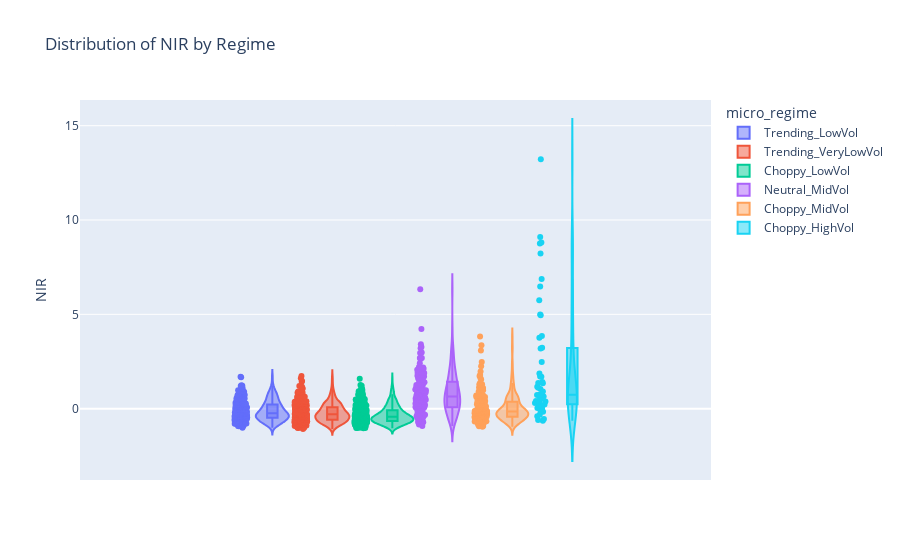
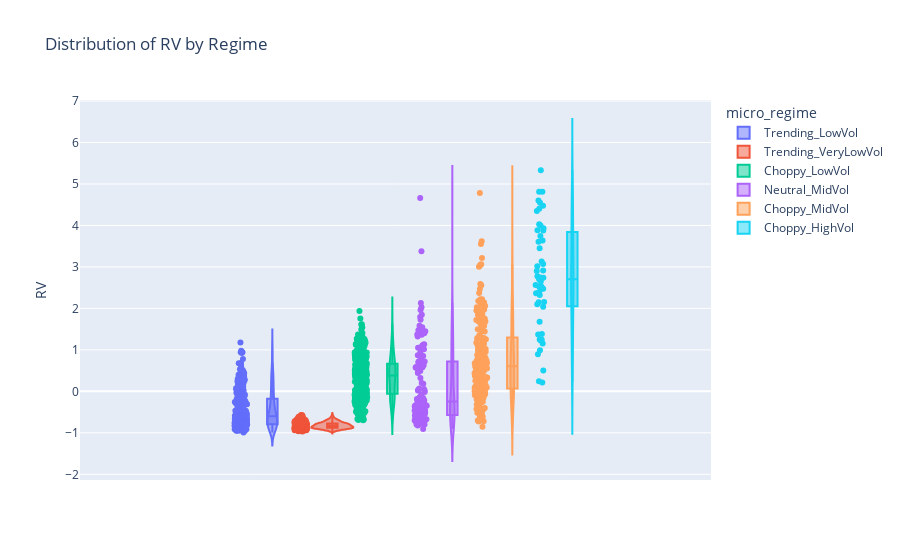
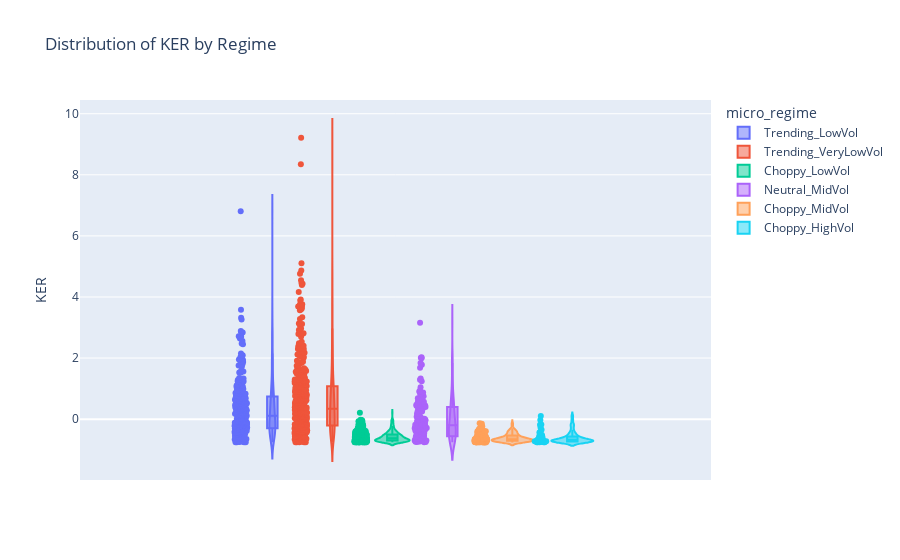
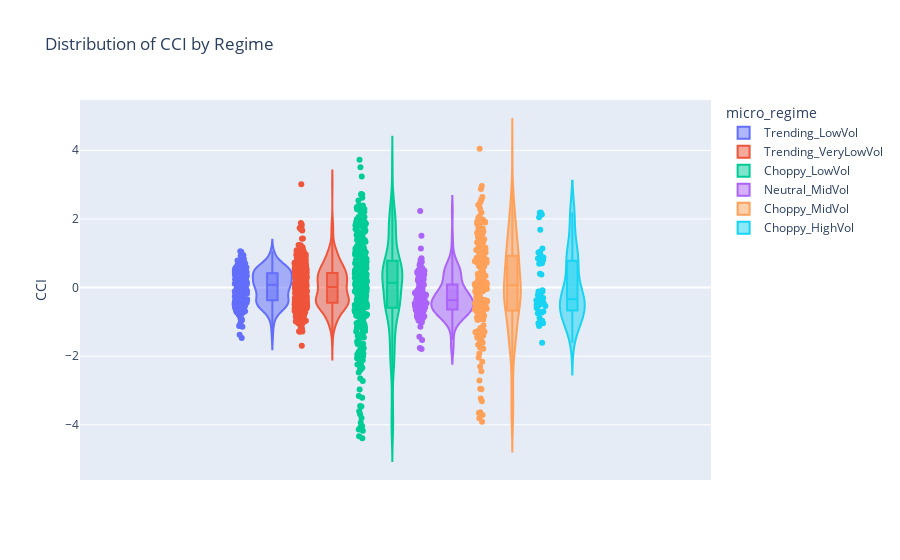

Notebook source saved alongside these figures, in order:
### Code cell
import plotly.express as px

def plot_graph_interactive(df):
    print(df["micro_regime"].value_counts())

    # ensure categorical regimes
    df = df.copy()
    df["micro_regime"] = df["micro_regime"].astype(str)

    for col in df.columns:
        if col == "micro_regime":
            continue

        if col.lower() == "close":
            # Scatter plot for Close
            fig = px.scatter(
                df,
                x=df.index,
                y=col,
                color="micro_regime",
                title=f"{col} vs Date (colored by regime)",
                labels={"x": "Date", col: col},
                opacity=0.7
            )
            fig.update_traces(marker=dict(size=4))
            fig.update_layout(
                legend_title_text="micro_regime",
                hovermode="x unified"
            )
        else:
            # Violin plot for numeric columns
            fig = px.violin(
                df,
                y=col,
                color="micro_regime",
                box=True,      # shows box inside violin
                points="all",  # show all points
                title=f"Distribution of {col} by Regime",
                hover_data=df.columns
            )
            fig.update_layout(
                legend_title_text="micro_regime"
            )

        fig.show()

# Usage
plot_graph_interactive(ufe.final_df)

### Figure 1 — Plotly figure (JSON) as saved in the notebook; plotly's stock layout.template omitted (floating-point values rounded to 4 significant figures; data arrays with more than 128 entries replaced by an {"elided": "..."} marker saying what was removed)
{"data": [{"alignmentgroup": "True", "box": {"visible": true}, "customdata": {"elided": "270x9 mixed values"}, "hovertemplate": "micro_regime=%{customdata[8]}<br>NIR=%{y}<br>RV=%{customdata[0]}<br>KER=%{customdata[1]}<br>CCI=%{customdata[2]}<br>VIX_Change=%{customdata[3]}<br>NIR_VIX=%{customdata[4]}<br>VIX_smooth=%{customdata[5]}<br>VIX_ADX=%{customdata[6]}<br>Close=%{customdata[7]}<extra></extra>", "legendgroup": "Trending_LowVol", "marker": {"color": "#636efa"}, "name": "Trending_LowVol", "offsetgroup": "Trending_LowVol", "orientation": "v", "points": "all", "scalegroup": "True", "showlegend": true, "type": "violin", "x0": " ", "xaxis": "x", "y": {"elided": "270 float values"}, "y0": " ", "yaxis": "y"}, {"alignmentgroup": "True", "box": {"visible": true}, "customdata": {"elided": "401x9 mixed values"}, "hovertemplate": "micro_regime=%{customdata[8]}<br>NIR=%{y}<br>RV=%{customdata[0]}<br>KER=%{customdata[1]}<br>CCI=%{customdata[2]}<br>VIX_Change=%{customdata[3]}<br>NIR_VIX=%{customdata[4]}<br>VIX_smooth=%{customdata[5]}<br>VIX_ADX=%{customdata[6]}<br>Close=%{customdata[7]}<extra></extra>", "legendgroup": "Trending_VeryLowVol", "marker": {"color": "#EF553B"}, "name": "Trending_VeryLowVol", "offsetgroup": "Trending_VeryLowVol", "orientation": "v", "points": "all", "scalegroup": "True", "showlegend": true, "type": "violin", "x0": " ", "xaxis": "x", "y": {"elided": "401 float values"}, "y0": " ", "yaxis": "y"}, {"alignmentgroup": "True", "box": {"visible": true}, "customdata": {"elided": "359x9 mixed values"}, "hovertemplate": "micro_regime=%{customdata[8]}<br>NIR=%{y}<br>RV=%{customdata[0]}<br>KER=%{customdata[1]}<br>CCI=%{customdata[2]}<br>VIX_Change=%{customdata[3]}<br>NIR_VIX=%{customdata[4]}<br>VIX_smooth=%{customdata[5]}<br>VIX_ADX=%{customdata[6]}<br>Close=%{customdata[7]}<extra></extra>", "legendgroup": "Choppy_LowVol", "marker": {"color": "#00cc96"}, "name": "Choppy_LowVol", "offsetgroup": "Choppy_LowVol", "orientation": "v", "points": "all", "scalegroup": "True", "showlegend": true, "type": "violin", "x0": " ", "xaxis": "x", "y": {"elided": "359 float values"}, "y0": " ", "yaxis": "y"}, {"alignmentgroup": "True", "box": {"visible": true}, "customdata": {"elided": "125x9 mixed values"}, "hovertemplate": "micro_regime=%{customdata[8]}<br>NIR=%{y}<br>RV=%{customdata[0]}<br>KER=%{customdata[1]}<br>CCI=%{customdata[2]}<br>VIX_Change=%{customdata[3]}<br>NIR_VIX=%{customdata[4]}<br>VIX_smooth=%{customdata[5]}<br>VIX_ADX=%{customdata[6]}<br>Close=%{customdata[7]}<extra></extra>", "legendgroup": "Neutral_MidVol", "marker": {"color": "#ab63fa"}, "name": "Neutral_MidVol", "offsetgroup": "Neutral_MidVol", "orientation": "v", "points": "all", "scalegroup": "True", "showlegend": true, "type": "violin", "x0": " ", "xaxis": "x", "y": [0.4426, 0.06846, 0.1441, 0.1991, 0.08343, 0.369, 1.261, 0.6323, -0.3525, 2.952, 0.6637, 1.113, 2.069, 6.326, 0.9737, -0.9249, 0.574, 0.7589, -0.07419, -0.5497, -0.2269, -0.2979, 0.6681, 0.3455, 2.113, 0.8606, 0.6005, 0.2581, 0.4628, 1.248, 0.5748, 3.206, 0.9755, 1.546, 0.2174, 0.9806, 0.7857, 2.972, 0.8463, 1.4, 1.825, 0.97, -0.0433, 0.7245, 1.701, 0.544, -0.2522, -0.081, 0.1526, 0.6492, 0.1817, -0.7028, 3.414, 0.03511, 1.896, 0.9154, 1.124, 1.021, 1.013, -0.607, -0.2633, -0.5271, -0.404, 4.221, 1.287, 0.5608, 0.2368, 1.807, 0.5472, 1.597, 0.2536, 2.705, -0.5112, 2.182, 1.029, 0.8454, 1.826, 2.203, 0.1639, 1.265, 0.07327, 0.377, 2.137, 1.124, 1.26, 1.63, 2.688, 1.898, 0.4565, 2.408, 0.03148, 2.122, 0.5935, 1.903, 0.4344, 0.8229, -0.08819, 0.3844, 0.4669, 1.245, -0.3214, -0.2087, 1.744, 1.498, -0.01082, 0.1452, 0.7147, 0.2855, 2.629, 0.2917, 2.692, 1.193, 3.271, 0.09005, -0.444, 0.02772, 1.083, -0.4305, -0.8408, -0.4195, -0.7254, -0.5425, -0.6181, 1.531, 1.309], "y0": " ", "yaxis": "y"}, {"alignmentgroup": "True", "box": {"visible": true}, "customdata": {"elided": "201x9 mixed values"}, "hovertemplate": "micro_regime=%{customdata[8]}<br>NIR=%{y}<br>RV=%{customdata[0]}<br>KER=%{customdata[1]}<br>CCI=%{customdata[2]}<br>VIX_Change=%{customdata[3]}<br>NIR_VIX=%{customdata[4]}<br>VIX_smooth=%{customdata[5]}<br>VIX_ADX=%{customdata[6]}<br>Close=%{customdata[7]}<extra></extra>", "legendgroup": "Choppy_MidVol", "marker": {"color": "#FFA15A"}, "name": "Choppy_MidVol", "offsetgroup": "Choppy_MidVol", "orientation": "v", "points": "all", "scalegroup": "True", "showlegend": true, "type": "violin", "x0": " ", "xaxis": "x", "y": {"elided": "201 float values"}, "y0": " ", "yaxis": "y"}, {"alignmentgroup": "True", "box": {"visible": true}, "customdata": {"elided": "51x9 mixed values"}, "hovertemplate": "micro_regime=%{customdata[8]}<br>NIR=%{y}<br>RV=%{customdata[0]}<br>KER=%{customdata[1]}<br>CCI=%{customdata[2]}<br>VIX_Change=%{customdata[3]}<br>NIR_VIX=%{customdata[4]}<br>VIX_smooth=%{customdata[5]}<br>VIX_ADX=%{customdata[6]}<br>Close=%{customdata[7]}<extra></extra>", "legendgroup": "Choppy_HighVol", "marker": {"color": "#19d3f3"}, "name": "Choppy_HighVol", "offsetgroup": "Choppy_HighVol", "orientation": "v", "points": "all", "scalegroup": "True", "showlegend": true, "type": "violin", "x0": " ", "xaxis": "x", "y": [1.859, 0.3969, 0.7428, -0.5483, 13.22, 3.856, 4.954, 8.219, 9.101, 8.81, 6.48, 6.872, 8.759, 4.992, 5.748, 3.19, 3.231, 1.343, 1.037, 0.2017, 0.4032, 3.753, 1.71, 1.697, 1.364, 0.3828, 0.508, -0.3223, 0.9058, 0.659, 0.3342, 1.161, -0.6412, 0.649, 1.11, 0.04086, -0.1595, 0.1254, 0.7188, 2.475, 0.6509, 0.3064, -0.5973, 0.2155, -0.4034, -0.01751, 0.01013, -0.1625, 0.7365, 1.419, 0.4056], "y0": " ", "yaxis": "y"}], "layout": {"legend": {"title": {"text": "micro_regime"}, "tracegroupgap": 0}, "title": {"text": "Distribution of NIR by Regime"}, "violinmode": "group", "xaxis": {"anchor": "y", "domain": [0, 1]}, "yaxis": {"anchor": "x", "domain": [0, 1], "title": {"text": "NIR"}}}}

### Figure 2 — Plotly figure (JSON) as saved in the notebook; plotly's stock layout.template omitted (floating-point values rounded to 4 significant figures; data arrays with more than 128 entries replaced by an {"elided": "..."} marker saying what was removed)
{"data": [{"alignmentgroup": "True", "box": {"visible": true}, "customdata": {"elided": "270x9 mixed values"}, "hovertemplate": "micro_regime=%{customdata[8]}<br>RV=%{y}<br>NIR=%{customdata[0]}<br>KER=%{customdata[1]}<br>CCI=%{customdata[2]}<br>VIX_Change=%{customdata[3]}<br>NIR_VIX=%{customdata[4]}<br>VIX_smooth=%{customdata[5]}<br>VIX_ADX=%{customdata[6]}<br>Close=%{customdata[7]}<extra></extra>", "legendgroup": "Trending_LowVol", "marker": {"color": "#636efa"}, "name": "Trending_LowVol", "offsetgroup": "Trending_LowVol", "orientation": "v", "points": "all", "scalegroup": "True", "showlegend": true, "type": "violin", "x0": " ", "xaxis": "x", "y": {"elided": "270 float values"}, "y0": " ", "yaxis": "y"}, {"alignmentgroup": "True", "box": {"visible": true}, "customdata": {"elided": "401x9 mixed values"}, "hovertemplate": "micro_regime=%{customdata[8]}<br>RV=%{y}<br>NIR=%{customdata[0]}<br>KER=%{customdata[1]}<br>CCI=%{customdata[2]}<br>VIX_Change=%{customdata[3]}<br>NIR_VIX=%{customdata[4]}<br>VIX_smooth=%{customdata[5]}<br>VIX_ADX=%{customdata[6]}<br>Close=%{customdata[7]}<extra></extra>", "legendgroup": "Trending_VeryLowVol", "marker": {"color": "#EF553B"}, "name": "Trending_VeryLowVol", "offsetgroup": "Trending_VeryLowVol", "orientation": "v", "points": "all", "scalegroup": "True", "showlegend": true, "type": "violin", "x0": " ", "xaxis": "x", "y": {"elided": "401 float values"}, "y0": " ", "yaxis": "y"}, {"alignmentgroup": "True", "box": {"visible": true}, "customdata": {"elided": "359x9 mixed values"}, "hovertemplate": "micro_regime=%{customdata[8]}<br>RV=%{y}<br>NIR=%{customdata[0]}<br>KER=%{customdata[1]}<br>CCI=%{customdata[2]}<br>VIX_Change=%{customdata[3]}<br>NIR_VIX=%{customdata[4]}<br>VIX_smooth=%{customdata[5]}<br>VIX_ADX=%{customdata[6]}<br>Close=%{customdata[7]}<extra></extra>", "legendgroup": "Choppy_LowVol", "marker": {"color": "#00cc96"}, "name": "Choppy_LowVol", "offsetgroup": "Choppy_LowVol", "orientation": "v", "points": "all", "scalegroup": "True", "showlegend": true, "type": "violin", "x0": " ", "xaxis": "x", "y": {"elided": "359 float values"}, "y0": " ", "yaxis": "y"}, {"alignmentgroup": "True", "box": {"visible": true}, "customdata": {"elided": "125x9 mixed values"}, "hovertemplate": "micro_regime=%{customdata[8]}<br>RV=%{y}<br>NIR=%{customdata[0]}<br>KER=%{customdata[1]}<br>CCI=%{customdata[2]}<br>VIX_Change=%{customdata[3]}<br>NIR_VIX=%{customdata[4]}<br>VIX_smooth=%{customdata[5]}<br>VIX_ADX=%{customdata[6]}<br>Close=%{customdata[7]}<extra></extra>", "legendgroup": "Neutral_MidVol", "marker": {"color": "#ab63fa"}, "name": "Neutral_MidVol", "offsetgroup": "Neutral_MidVol", "orientation": "v", "points": "all", "scalegroup": "True", "showlegend": true, "type": "violin", "x0": " ", "xaxis": "x", "y": [1.367, 1.32, 1.121, 0.7907, 0.01762, 0.03926, -0.5571, -0.4696, -0.5078, -0.4577, -0.4501, -0.7463, -0.5842, -0.175, -0.1408, 1.431, -0.6856, -0.5957, 0.5842, 4.662, 1.724, 0.02337, 3.377, -0.3636, -0.3173, -0.3095, -0.3738, -0.3376, -0.5694, -0.5975, -0.4864, 2.128, 1.845, -0.3401, -0.4122, -0.4057, -0.7061, -0.5404, -0.5516, -0.5585, 1.962, 1.792, -0.7464, -0.7366, -0.5878, -0.6323, -0.6635, -0.6509, -0.751, 1.581, 2.026, 1.103, -0.6594, 1.059, -0.6587, -0.7006, -0.7709, -0.6475, -0.4218, 0.5384, 1.369, -0.01491, -0.1576, -0.5462, -0.5122, 0.8529, 1.014, -0.9081, 0.5036, -0.8, -0.7799, -0.5899, -0.5732, -0.3453, -0.3349, -0.2332, 0.5745, 0.7173, 1.543, 1.478, 1.399, -0.7988, -0.6727, -0.5567, -0.5855, -0.7372, -0.7939, -0.6628, 0.7277, 0.6715, 0.5806, -0.4299, -0.2434, -0.2169, 0.05624, 0.2007, 0.3245, 0.1834, 0.6132, 0.6309, 0.4878, 0.4446, -0.07842, 1.476, 1.447, 1.136, -0.3485, -0.3366, 1.452, 0.9363, -0.6251, 0.8712, -0.2989, -0.4605, -0.4653, -0.4326, -0.8245, 1.048, 1.528, 0.7125, 0.5829, 0.701, 0.5688, 0.06623, -0.1824], "y0": " ", "yaxis": "y"}, {"alignmentgroup": "True", "box": {"visible": true}, "customdata": {"elided": "201x9 mixed values"}, "hovertemplate": "micro_regime=%{customdata[8]}<br>RV=%{y}<br>NIR=%{customdata[0]}<br>KER=%{customdata[1]}<br>CCI=%{customdata[2]}<br>VIX_Change=%{customdata[3]}<br>NIR_VIX=%{customdata[4]}<br>VIX_smooth=%{customdata[5]}<br>VIX_ADX=%{customdata[6]}<br>Close=%{customdata[7]}<extra></extra>", "legendgroup": "Choppy_MidVol", "marker": {"color": "#FFA15A"}, "name": "Choppy_MidVol", "offsetgroup": "Choppy_MidVol", "orientation": "v", "points": "all", "scalegroup": "True", "showlegend": true, "type": "violin", "x0": " ", "xaxis": "x", "y": {"elided": "201 float values"}, "y0": " ", "yaxis": "y"}, {"alignmentgroup": "True", "box": {"visible": true}, "customdata": {"elided": "51x9 mixed values"}, "hovertemplate": "micro_regime=%{customdata[8]}<br>RV=%{y}<br>NIR=%{customdata[0]}<br>KER=%{customdata[1]}<br>CCI=%{customdata[2]}<br>VIX_Change=%{customdata[3]}<br>NIR_VIX=%{customdata[4]}<br>VIX_smooth=%{customdata[5]}<br>VIX_ADX=%{customdata[6]}<br>Close=%{customdata[7]}<extra></extra>", "legendgroup": "Choppy_HighVol", "marker": {"color": "#19d3f3"}, "name": "Choppy_HighVol", "offsetgroup": "Choppy_HighVol", "orientation": "v", "points": "all", "scalegroup": "True", "showlegend": true, "type": "violin", "x0": " ", "xaxis": "x", "y": [4.474, 4.601, 4.811, 4.813, 3.071, 3.128, 2.901, 2.744, 1.675, 0.5012, 0.9918, 1.152, 1.369, 1.38, 1.252, 0.2117, 0.2411, 4.546, 5.333, 2.364, 4.35, 4.028, 4.0, 3.934, 3.452, 3.64, 3.743, 2.462, 3.017, 2.737, 2.322, 2.153, 2.099, 2.774, 3.609, 2.647, 2.701, 2.388, 2.914, 2.146, 2.04, 1.246, 1.229, 4.404, 3.878, 3.882, 0.8931, 2.563, 2.529, 2.52, 2.475], "y0": " ", "yaxis": "y"}], "layout": {"legend": {"title": {"text": "micro_regime"}, "tracegroupgap": 0}, "title": {"text": "Distribution of RV by Regime"}, "violinmode": "group", "xaxis": {"anchor": "y", "domain": [0, 1]}, "yaxis": {"anchor": "x", "domain": [0, 1], "title": {"text": "RV"}}}}

### Figure 3 — Plotly figure (JSON) as saved in the notebook; plotly's stock layout.template omitted (floating-point values rounded to 4 significant figures; data arrays with more than 128 entries replaced by an {"elided": "..."} marker saying what was removed)
{"data": [{"alignmentgroup": "True", "box": {"visible": true}, "customdata": {"elided": "270x9 mixed values"}, "hovertemplate": "micro_regime=%{customdata[8]}<br>KER=%{y}<br>NIR=%{customdata[0]}<br>RV=%{customdata[1]}<br>CCI=%{customdata[2]}<br>VIX_Change=%{customdata[3]}<br>NIR_VIX=%{customdata[4]}<br>VIX_smooth=%{customdata[5]}<br>VIX_ADX=%{customdata[6]}<br>Close=%{customdata[7]}<extra></extra>", "legendgroup": "Trending_LowVol", "marker": {"color": "#636efa"}, "name": "Trending_LowVol", "offsetgroup": "Trending_LowVol", "orientation": "v", "points": "all", "scalegroup": "True", "showlegend": true, "type": "violin", "x0": " ", "xaxis": "x", "y": {"elided": "270 float values"}, "y0": " ", "yaxis": "y"}, {"alignmentgroup": "True", "box": {"visible": true}, "customdata": {"elided": "401x9 mixed values"}, "hovertemplate": "micro_regime=%{customdata[8]}<br>KER=%{y}<br>NIR=%{customdata[0]}<br>RV=%{customdata[1]}<br>CCI=%{customdata[2]}<br>VIX_Change=%{customdata[3]}<br>NIR_VIX=%{customdata[4]}<br>VIX_smooth=%{customdata[5]}<br>VIX_ADX=%{customdata[6]}<br>Close=%{customdata[7]}<extra></extra>", "legendgroup": "Trending_VeryLowVol", "marker": {"color": "#EF553B"}, "name": "Trending_VeryLowVol", "offsetgroup": "Trending_VeryLowVol", "orientation": "v", "points": "all", "scalegroup": "True", "showlegend": true, "type": "violin", "x0": " ", "xaxis": "x", "y": {"elided": "401 float values"}, "y0": " ", "yaxis": "y"}, {"alignmentgroup": "True", "box": {"visible": true}, "customdata": {"elided": "359x9 mixed values"}, "hovertemplate": "micro_regime=%{customdata[8]}<br>KER=%{y}<br>NIR=%{customdata[0]}<br>RV=%{customdata[1]}<br>CCI=%{customdata[2]}<br>VIX_Change=%{customdata[3]}<br>NIR_VIX=%{customdata[4]}<br>VIX_smooth=%{customdata[5]}<br>VIX_ADX=%{customdata[6]}<br>Close=%{customdata[7]}<extra></extra>", "legendgroup": "Choppy_LowVol", "marker": {"color": "#00cc96"}, "name": "Choppy_LowVol", "offsetgroup": "Choppy_LowVol", "orientation": "v", "points": "all", "scalegroup": "True", "showlegend": true, "type": "violin", "x0": " ", "xaxis": "x", "y": {"elided": "359 float values"}, "y0": " ", "yaxis": "y"}, {"alignmentgroup": "True", "box": {"visible": true}, "customdata": {"elided": "125x9 mixed values"}, "hovertemplate": "micro_regime=%{customdata[8]}<br>KER=%{y}<br>NIR=%{customdata[0]}<br>RV=%{customdata[1]}<br>CCI=%{customdata[2]}<br>VIX_Change=%{customdata[3]}<br>NIR_VIX=%{customdata[4]}<br>VIX_smooth=%{customdata[5]}<br>VIX_ADX=%{customdata[6]}<br>Close=%{customdata[7]}<extra></extra>", "legendgroup": "Neutral_MidVol", "marker": {"color": "#ab63fa"}, "name": "Neutral_MidVol", "offsetgroup": "Neutral_MidVol", "orientation": "v", "points": "all", "scalegroup": "True", "showlegend": true, "type": "violin", "x0": " ", "xaxis": "x", "y": [-0.7016, -0.5796, -0.2258, -0.465, 0.02456, 0.3709, -0.1089, -0.2, -0.717, 1.993, 0.06765, 0.09069, -0.4843, 0.941, -0.628, -0.7272, 0.3639, 0.01157, -0.6581, -0.7002, -0.6037, -0.6696, -0.03207, -0.6342, -0.1066, -0.4944, -0.7224, -0.6508, -0.7144, -0.02352, -0.3797, 0.4491, -0.3231, -0.1321, -0.5766, -0.5701, 0.4424, 0.5084, -0.2299, -0.1838, 0.6746, -0.07029, -0.7226, -0.03583, 0.5348, -0.4061, -0.7273, -0.7554, 0.2793, 0.4288, 0.1792, -0.2929, 2.011, 0.3379, 1.045, 0.2622, 0.08927, 0.3671, -0.193, -0.728, -0.7039, -0.318, -0.7015, 1.68, -0.2914, 0.824, 0.09047, 0.8265, 0.1729, 1.238, -0.2466, 0.5809, -0.6267, 0.4692, -0.6398, -0.3018, 1.839, 0.8725, -0.3065, 1.292, 0.3975, -0.2339, 1.784, 0.9039, -0.7503, 0.4284, 1.333, 0.6815, -0.4495, -0.1989, -0.1512, 0.4131, -0.3428, 0.08139, -0.0206, -0.3276, -0.6865, -0.191, -0.4424, -0.4066, -0.5372, -0.3884, 0.2474, -0.3534, -0.2164, -0.3233, 0.09931, -0.4761, 3.159, -0.5982, 0.4437, -0.3131, 2.028, -0.16, -0.2691, -0.6452, 0.7525, -0.5356, -0.7481, -0.738, -0.7129, -0.5601, -0.6882, 0.49, 0.57], "y0": " ", "yaxis": "y"}, {"alignmentgroup": "True", "box": {"visible": true}, "customdata": {"elided": "201x9 mixed values"}, "hovertemplate": "micro_regime=%{customdata[8]}<br>KER=%{y}<br>NIR=%{customdata[0]}<br>RV=%{customdata[1]}<br>CCI=%{customdata[2]}<br>VIX_Change=%{customdata[3]}<br>NIR_VIX=%{customdata[4]}<br>VIX_smooth=%{customdata[5]}<br>VIX_ADX=%{customdata[6]}<br>Close=%{customdata[7]}<extra></extra>", "legendgroup": "Choppy_MidVol", "marker": {"color": "#FFA15A"}, "name": "Choppy_MidVol", "offsetgroup": "Choppy_MidVol", "orientation": "v", "points": "all", "scalegroup": "True", "showlegend": true, "type": "violin", "x0": " ", "xaxis": "x", "y": {"elided": "201 float values"}, "y0": " ", "yaxis": "y"}, {"alignmentgroup": "True", "box": {"visible": true}, "customdata": {"elided": "51x9 mixed values"}, "hovertemplate": "micro_regime=%{customdata[8]}<br>KER=%{y}<br>NIR=%{customdata[0]}<br>RV=%{customdata[1]}<br>CCI=%{customdata[2]}<br>VIX_Change=%{customdata[3]}<br>NIR_VIX=%{customdata[4]}<br>VIX_smooth=%{customdata[5]}<br>VIX_ADX=%{customdata[6]}<br>Close=%{customdata[7]}<extra></extra>", "legendgroup": "Choppy_HighVol", "marker": {"color": "#19d3f3"}, "name": "Choppy_HighVol", "offsetgroup": "Choppy_HighVol", "orientation": "v", "points": "all", "scalegroup": "True", "showlegend": true, "type": "violin", "x0": " ", "xaxis": "x", "y": [-0.7188, -0.7206, -0.7574, -0.6917, -0.2708, -0.5622, -0.5579, 0.1047, -0.3431, -0.03029, -0.4152, -0.7125, -0.184, -0.4408, -0.1717, -0.4905, -0.5832, -0.7164, -0.6705, -0.7393, -0.7114, -0.627, -0.669, -0.4891, -0.6583, -0.731, -0.7298, -0.6923, -0.6219, -0.71, -0.7215, -0.6223, -0.7467, -0.7325, -0.7244, -0.7522, -0.7079, -0.5855, -0.682, -0.6767, -0.7565, -0.7289, -0.6949, -0.7596, -0.7379, -0.7566, -0.6071, -0.7314, -0.6705, -0.6748, -0.5193], "y0": " ", "yaxis": "y"}], "layout": {"legend": {"title": {"text": "micro_regime"}, "tracegroupgap": 0}, "title": {"text": "Distribution of KER by Regime"}, "violinmode": "group", "xaxis": {"anchor": "y", "domain": [0, 1]}, "yaxis": {"anchor": "x", "domain": [0, 1], "title": {"text": "KER"}}}}

### Figure 4 — Plotly figure (JSON) as saved in the notebook; plotly's stock layout.template omitted (floating-point values rounded to 4 significant figures; data arrays with more than 128 entries replaced by an {"elided": "..."} marker saying what was removed)
{"data": [{"alignmentgroup": "True", "box": {"visible": true}, "customdata": {"elided": "270x9 mixed values"}, "hovertemplate": "micro_regime=%{customdata[8]}<br>CCI=%{y}<br>NIR=%{customdata[0]}<br>RV=%{customdata[1]}<br>KER=%{customdata[2]}<br>VIX_Change=%{customdata[3]}<br>NIR_VIX=%{customdata[4]}<br>VIX_smooth=%{customdata[5]}<br>VIX_ADX=%{customdata[6]}<br>Close=%{customdata[7]}<extra></extra>", "legendgroup": "Trending_LowVol", "marker": {"color": "#636efa"}, "name": "Trending_LowVol", "offsetgroup": "Trending_LowVol", "orientation": "v", "points": "all", "scalegroup": "True", "showlegend": true, "type": "violin", "x0": " ", "xaxis": "x", "y": {"elided": "270 float values"}, "y0": " ", "yaxis": "y"}, {"alignmentgroup": "True", "box": {"visible": true}, "customdata": {"elided": "401x9 mixed values"}, "hovertemplate": "micro_regime=%{customdata[8]}<br>CCI=%{y}<br>NIR=%{customdata[0]}<br>RV=%{customdata[1]}<br>KER=%{customdata[2]}<br>VIX_Change=%{customdata[3]}<br>NIR_VIX=%{customdata[4]}<br>VIX_smooth=%{customdata[5]}<br>VIX_ADX=%{customdata[6]}<br>Close=%{customdata[7]}<extra></extra>", "legendgroup": "Trending_VeryLowVol", "marker": {"color": "#EF553B"}, "name": "Trending_VeryLowVol", "offsetgroup": "Trending_VeryLowVol", "orientation": "v", "points": "all", "scalegroup": "True", "showlegend": true, "type": "violin", "x0": " ", "xaxis": "x", "y": {"elided": "401 float values"}, "y0": " ", "yaxis": "y"}, {"alignmentgroup": "True", "box": {"visible": true}, "customdata": {"elided": "359x9 mixed values"}, "hovertemplate": "micro_regime=%{customdata[8]}<br>CCI=%{y}<br>NIR=%{customdata[0]}<br>RV=%{customdata[1]}<br>KER=%{customdata[2]}<br>VIX_Change=%{customdata[3]}<br>NIR_VIX=%{customdata[4]}<br>VIX_smooth=%{customdata[5]}<br>VIX_ADX=%{customdata[6]}<br>Close=%{customdata[7]}<extra></extra>", "legendgroup": "Choppy_LowVol", "marker": {"color": "#00cc96"}, "name": "Choppy_LowVol", "offsetgroup": "Choppy_LowVol", "orientation": "v", "points": "all", "scalegroup": "True", "showlegend": true, "type": "violin", "x0": " ", "xaxis": "x", "y": {"elided": "359 float values"}, "y0": " ", "yaxis": "y"}, {"alignmentgroup": "True", "box": {"visible": true}, "customdata": {"elided": "125x9 mixed values"}, "hovertemplate": "micro_regime=%{customdata[8]}<br>CCI=%{y}<br>NIR=%{customdata[0]}<br>RV=%{customdata[1]}<br>KER=%{customdata[2]}<br>VIX_Change=%{customdata[3]}<br>NIR_VIX=%{customdata[4]}<br>VIX_smooth=%{customdata[5]}<br>VIX_ADX=%{customdata[6]}<br>Close=%{customdata[7]}<extra></extra>", "legendgroup": "Neutral_MidVol", "marker": {"color": "#ab63fa"}, "name": "Neutral_MidVol", "offsetgroup": "Neutral_MidVol", "orientation": "v", "points": "all", "scalegroup": "True", "showlegend": true, "type": "violin", "x0": " ", "xaxis": "x", "y": [-0.5481, -0.5714, -0.5974, -0.3785, -0.279, -0.008682, 0.6802, 0.5716, 0.4458, 0.4834, 0.5302, -0.8894, -0.4577, -0.1233, 0.8031, 0.4541, 0.1085, -1.431, -0.6843, 0.26, 0.5064, 1.507, -0.5182, -0.7025, -0.571, -0.4342, -0.4687, -0.3725, -0.3069, -0.1435, 0.3032, -0.8153, -0.785, -0.6922, -0.5806, -0.555, -0.5008, -0.3836, -0.1907, -0.05376, -0.437, -0.3721, -0.3408, -0.2016, -0.1496, -0.2125, -0.2213, -0.2813, -0.192, -0.1386, 0.2021, 0.2447, -0.1481, 0.08154, -0.01501, -0.2118, -0.5206, -1.006, -0.8691, 0.1049, 0.8506, 0.7504, 0.6989, 0.518, 0.4812, -0.6408, -0.5903, -0.8709, -0.4901, -0.7666, -0.8067, -0.7272, -0.4664, -0.7407, -0.6059, -0.2279, -0.6488, -0.616, -0.6551, -0.6017, -0.2549, 0.4084, 0.2573, -0.1462, -0.5475, 0.06736, -0.4831, -0.6957, -0.6484, -0.2239, -0.06797, -1.532, -1.146, -0.9314, 0.6565, -1.012, 0.4989, -0.1616, -0.4395, -0.4969, -0.1289, 0.3819, -0.3386, -0.8554, -0.6259, -0.8334, -0.5132, -0.4003, -0.9625, -0.9845, -1.788, -0.7384, 0.1493, -0.4518, -0.3032, 0.4735, 0.3215, -0.9952, 0.2302, -0.7221, 2.234, 1.136, -0.4194, -0.04592, -1.764], "y0": " ", "yaxis": "y"}, {"alignmentgroup": "True", "box": {"visible": true}, "customdata": {"elided": "201x9 mixed values"}, "hovertemplate": "micro_regime=%{customdata[8]}<br>CCI=%{y}<br>NIR=%{customdata[0]}<br>RV=%{customdata[1]}<br>KER=%{customdata[2]}<br>VIX_Change=%{customdata[3]}<br>NIR_VIX=%{customdata[4]}<br>VIX_smooth=%{customdata[5]}<br>VIX_ADX=%{customdata[6]}<br>Close=%{customdata[7]}<extra></extra>", "legendgroup": "Choppy_MidVol", "marker": {"color": "#FFA15A"}, "name": "Choppy_MidVol", "offsetgroup": "Choppy_MidVol", "orientation": "v", "points": "all", "scalegroup": "True", "showlegend": true, "type": "violin", "x0": " ", "xaxis": "x", "y": {"elided": "201 float values"}, "y0": " ", "yaxis": "y"}, {"alignmentgroup": "True", "box": {"visible": true}, "customdata": {"elided": "51x9 mixed values"}, "hovertemplate": "micro_regime=%{customdata[8]}<br>CCI=%{y}<br>NIR=%{customdata[0]}<br>RV=%{customdata[1]}<br>KER=%{customdata[2]}<br>VIX_Change=%{customdata[3]}<br>NIR_VIX=%{customdata[4]}<br>VIX_smooth=%{customdata[5]}<br>VIX_ADX=%{customdata[6]}<br>Close=%{customdata[7]}<extra></extra>", "legendgroup": "Choppy_HighVol", "marker": {"color": "#19d3f3"}, "name": "Choppy_HighVol", "offsetgroup": "Choppy_HighVol", "orientation": "v", "points": "all", "scalegroup": "True", "showlegend": true, "type": "violin", "x0": " ", "xaxis": "x", "y": [-1.608, -0.8836, -0.115, -0.1221, -1.122, -1.042, -0.9673, -1.001, -1.039, -0.7513, -0.9983, -0.9691, -0.7095, -0.4668, -0.3392, -0.4826, -0.3051, 1.686, 1.024, 0.9681, -0.5039, -0.5446, -0.5959, -0.4977, -0.369, 0.3774, 1.045, 1.141, -0.5382, -0.6947, -0.7254, 2.132, 2.186, 0.8778, -0.3563, 0.7093, 0.8018, 0.9489, -0.3778, -0.393, -0.4467, 2.051, 2.177, 0.4055, 0.7132, 0.6903, 0.8467, -0.07832, -0.2202, -0.2168, -0.2271], "y0": " ", "yaxis": "y"}], "layout": {"legend": {"title": {"text": "micro_regime"}, "tracegroupgap": 0}, "title": {"text": "Distribution of CCI by Regime"}, "violinmode": "group", "xaxis": {"anchor": "y", "domain": [0, 1]}, "yaxis": {"anchor": "x", "domain": [0, 1], "title": {"text": "CCI"}}}}
